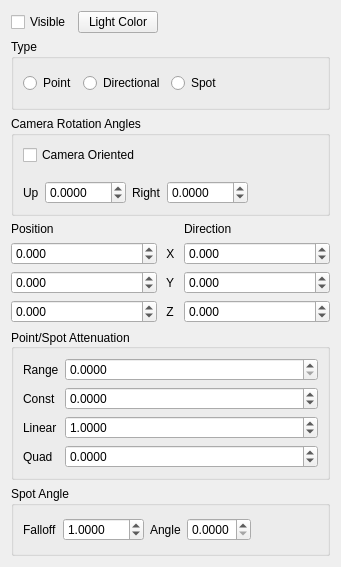
<?xml version="1.0" encoding="UTF-8"?>
<ui version="4.0">
 <class>LightProp</class>
 <widget class="QWidget" name="LightProp">
  <property name="geometry">
   <rect>
    <x>0</x>
    <y>0</y>
    <width>341</width>
    <height>567</height>
   </rect>
  </property>
  <property name="windowTitle">
   <string>Form</string>
  </property>
  <layout class="QVBoxLayout" name="verticalLayout_2">
   <item>
    <layout class="QHBoxLayout" name="horizontalLayout_4">
     <property name="topMargin">
      <number>0</number>
     </property>
     <property name="bottomMargin">
      <number>0</number>
     </property>
     <item>
      <widget class="QCheckBox" name="visibleBox">
       <property name="text">
        <string>Visible</string>
       </property>
      </widget>
     </item>
     <item>
      <widget class="QPushButton" name="chooseCamlight">
       <property name="text">
        <string>Light Color</string>
       </property>
      </widget>
     </item>
     <item>
      <spacer name="horizontalSpacer">
       <property name="orientation">
        <enum>Qt::Horizontal</enum>
       </property>
       <property name="sizeHint" stdset="0">
        <size>
         <width>40</width>
         <height>20</height>
        </size>
       </property>
      </spacer>
     </item>
    </layout>
   </item>
   <item>
    <widget class="QGroupBox" name="groupBox_2">
     <property name="sizePolicy">
      <sizepolicy hsizetype="Preferred" vsizetype="Minimum">
       <horstretch>0</horstretch>
       <verstretch>0</verstretch>
      </sizepolicy>
     </property>
     <property name="title">
      <string>Type</string>
     </property>
     <layout class="QHBoxLayout" name="horizontalLayout">
      <item>
       <widget class="QRadioButton" name="pointRadio">
        <property name="text">
         <string>Point</string>
        </property>
       </widget>
      </item>
      <item>
       <widget class="QRadioButton" name="dirRadio">
        <property name="text">
         <string>Directional</string>
        </property>
       </widget>
      </item>
      <item>
       <widget class="QRadioButton" name="spotRadio">
        <property name="text">
         <string>Spot</string>
        </property>
       </widget>
      </item>
      <item>
       <spacer name="horizontalSpacer_2">
        <property name="orientation">
         <enum>Qt::Horizontal</enum>
        </property>
        <property name="sizeHint" stdset="0">
         <size>
          <width>40</width>
          <height>20</height>
         </size>
        </property>
       </spacer>
      </item>
     </layout>
    </widget>
   </item>
   <item>
    <widget class="QGroupBox" name="groupBox">
     <property name="title">
      <string>Camera Rotation Angles</string>
     </property>
     <layout class="QVBoxLayout" name="verticalLayout">
      <item>
       <widget class="QCheckBox" name="orientedBox">
        <property name="text">
         <string>Camera Oriented</string>
        </property>
       </widget>
      </item>
      <item>
       <layout class="QHBoxLayout" name="horizontalLayout_2">
        <property name="topMargin">
         <number>10</number>
        </property>
        <item>
         <widget class="QLabel" name="label_3">
          <property name="text">
           <string>Up</string>
          </property>
         </widget>
        </item>
        <item>
         <widget class="QDoubleSpinBox" name="phi">
          <property name="decimals">
           <number>4</number>
          </property>
          <property name="minimum">
           <double>-100.000000000000000</double>
          </property>
          <property name="maximum">
           <double>100.000000000000000</double>
          </property>
          <property name="singleStep">
           <double>0.314159000000000</double>
          </property>
         </widget>
        </item>
        <item>
         <widget class="QLabel" name="label_2">
          <property name="text">
           <string>Right</string>
          </property>
         </widget>
        </item>
        <item>
         <widget class="QDoubleSpinBox" name="theta">
          <property name="decimals">
           <number>4</number>
          </property>
          <property name="minimum">
           <double>-100.000000000000000</double>
          </property>
          <property name="maximum">
           <double>100.000000000000000</double>
          </property>
          <property name="singleStep">
           <double>0.314159000000000</double>
          </property>
         </widget>
        </item>
        <item>
         <spacer name="horizontalSpacer_3">
          <property name="orientation">
           <enum>Qt::Horizontal</enum>
          </property>
          <property name="sizeHint" stdset="0">
           <size>
            <width>40</width>
            <height>20</height>
           </size>
          </property>
         </spacer>
        </item>
       </layout>
      </item>
     </layout>
    </widget>
   </item>
   <item>
    <layout class="QGridLayout" name="gridLayout">
     <property name="bottomMargin">
      <number>0</number>
     </property>
     <item row="3" column="0">
      <widget class="QDoubleSpinBox" name="posz">
       <property name="decimals">
        <number>3</number>
       </property>
       <property name="minimum">
        <double>-100000.000000000000000</double>
       </property>
       <property name="maximum">
        <double>100000.000000000000000</double>
       </property>
      </widget>
     </item>
     <item row="0" column="0">
      <widget class="QLabel" name="label_8">
       <property name="text">
        <string>Position</string>
       </property>
      </widget>
     </item>
     <item row="1" column="0">
      <widget class="QDoubleSpinBox" name="posx">
       <property name="decimals">
        <number>3</number>
       </property>
       <property name="minimum">
        <double>-100000.000000000000000</double>
       </property>
       <property name="maximum">
        <double>100000.000000000000000</double>
       </property>
      </widget>
     </item>
     <item row="2" column="1">
      <widget class="QLabel" name="label_15">
       <property name="sizePolicy">
        <sizepolicy hsizetype="Minimum" vsizetype="Preferred">
         <horstretch>0</horstretch>
         <verstretch>0</verstretch>
        </sizepolicy>
       </property>
       <property name="text">
        <string> Y</string>
       </property>
      </widget>
     </item>
     <item row="2" column="2">
      <widget class="QDoubleSpinBox" name="diry">
       <property name="decimals">
        <number>3</number>
       </property>
       <property name="minimum">
        <double>-100000.000000000000000</double>
       </property>
       <property name="maximum">
        <double>100000.000000000000000</double>
       </property>
      </widget>
     </item>
     <item row="1" column="1">
      <widget class="QLabel" name="label_14">
       <property name="sizePolicy">
        <sizepolicy hsizetype="Minimum" vsizetype="Preferred">
         <horstretch>0</horstretch>
         <verstretch>0</verstretch>
        </sizepolicy>
       </property>
       <property name="maximumSize">
        <size>
         <width>15</width>
         <height>16777215</height>
        </size>
       </property>
       <property name="text">
        <string> X</string>
       </property>
      </widget>
     </item>
     <item row="2" column="0">
      <widget class="QDoubleSpinBox" name="posy">
       <property name="decimals">
        <number>3</number>
       </property>
       <property name="minimum">
        <double>-100000.000000000000000</double>
       </property>
       <property name="maximum">
        <double>100000.000000000000000</double>
       </property>
      </widget>
     </item>
     <item row="0" column="2">
      <widget class="QLabel" name="label_17">
       <property name="text">
        <string>Direction</string>
       </property>
      </widget>
     </item>
     <item row="3" column="2">
      <widget class="QDoubleSpinBox" name="dirz">
       <property name="decimals">
        <number>3</number>
       </property>
       <property name="minimum">
        <double>-100000.000000000000000</double>
       </property>
       <property name="maximum">
        <double>100000.000000000000000</double>
       </property>
      </widget>
     </item>
     <item row="3" column="1">
      <widget class="QLabel" name="label_16">
       <property name="sizePolicy">
        <sizepolicy hsizetype="Minimum" vsizetype="Preferred">
         <horstretch>0</horstretch>
         <verstretch>0</verstretch>
        </sizepolicy>
       </property>
       <property name="text">
        <string> Z</string>
       </property>
      </widget>
     </item>
     <item row="1" column="2">
      <widget class="QDoubleSpinBox" name="dirx">
       <property name="decimals">
        <number>3</number>
       </property>
       <property name="minimum">
        <double>-100000.000000000000000</double>
       </property>
       <property name="maximum">
        <double>100000.000000000000000</double>
       </property>
      </widget>
     </item>
    </layout>
   </item>
   <item>
    <widget class="QGroupBox" name="groupBox_3">
     <property name="title">
      <string>Point/Spot Attenuation</string>
     </property>
     <property name="alignment">
      <set>Qt::AlignLeading|Qt::AlignLeft|Qt::AlignVCenter</set>
     </property>
     <layout class="QFormLayout" name="formLayout">
      <property name="formAlignment">
       <set>Qt::AlignLeading|Qt::AlignLeft|Qt::AlignTop</set>
      </property>
      <item row="0" column="0">
       <widget class="QLabel" name="label_4">
        <property name="text">
         <string>Range</string>
        </property>
       </widget>
      </item>
      <item row="1" column="0">
       <widget class="QLabel" name="label_5">
        <property name="text">
         <string>Const</string>
        </property>
       </widget>
      </item>
      <item row="2" column="0">
       <widget class="QLabel" name="label_6">
        <property name="text">
         <string>Linear</string>
        </property>
       </widget>
      </item>
      <item row="3" column="0">
       <widget class="QLabel" name="label_7">
        <property name="text">
         <string>Quad</string>
        </property>
       </widget>
      </item>
      <item row="0" column="1">
       <widget class="QDoubleSpinBox" name="lrange">
        <property name="decimals">
         <number>4</number>
        </property>
        <property name="maximum">
         <double>1000000.000000000000000</double>
        </property>
       </widget>
      </item>
      <item row="1" column="1">
       <widget class="QDoubleSpinBox" name="lconst">
        <property name="minimumSize">
         <size>
          <width>0</width>
          <height>0</height>
         </size>
        </property>
        <property name="decimals">
         <number>4</number>
        </property>
        <property name="minimum">
         <double>-99.989999999999995</double>
        </property>
       </widget>
      </item>
      <item row="2" column="1">
       <widget class="QDoubleSpinBox" name="linear">
        <property name="decimals">
         <number>4</number>
        </property>
        <property name="minimum">
         <double>-99.989999999999995</double>
        </property>
        <property name="value">
         <double>1.000000000000000</double>
        </property>
       </widget>
      </item>
      <item row="3" column="1">
       <widget class="QDoubleSpinBox" name="quad">
        <property name="decimals">
         <number>4</number>
        </property>
        <property name="minimum">
         <double>-99.989999999999995</double>
        </property>
       </widget>
      </item>
     </layout>
    </widget>
   </item>
   <item>
    <widget class="QGroupBox" name="groupBox_4">
     <property name="title">
      <string>Spot Angle</string>
     </property>
     <property name="flat">
      <bool>false</bool>
     </property>
     <property name="checkable">
      <bool>false</bool>
     </property>
     <layout class="QHBoxLayout" name="horizontalLayout_3">
      <item>
       <widget class="QLabel" name="label_10">
        <property name="text">
         <string>Falloff</string>
        </property>
       </widget>
      </item>
      <item>
       <widget class="QDoubleSpinBox" name="falloff">
        <property name="sizePolicy">
         <sizepolicy hsizetype="Minimum" vsizetype="Fixed">
          <horstretch>0</horstretch>
          <verstretch>0</verstretch>
         </sizepolicy>
        </property>
        <property name="decimals">
         <number>4</number>
        </property>
        <property name="minimum">
         <double>-100.000000000000000</double>
        </property>
        <property name="maximum">
         <double>100.000000000000000</double>
        </property>
        <property name="singleStep">
         <double>0.010000000000000</double>
        </property>
        <property name="value">
         <double>1.000000000000000</double>
        </property>
       </widget>
      </item>
      <item>
       <widget class="QLabel" name="label_9">
        <property name="text">
         <string>Angle</string>
        </property>
       </widget>
      </item>
      <item>
       <widget class="QDoubleSpinBox" name="spotangle">
        <property name="decimals">
         <number>4</number>
        </property>
        <property name="minimum">
         <double>0.000000000000000</double>
        </property>
        <property name="maximum">
         <double>6.283200000000000</double>
        </property>
        <property name="singleStep">
         <double>0.314100000000000</double>
        </property>
       </widget>
      </item>
      <item>
       <spacer name="horizontalSpacer_4">
        <property name="orientation">
         <enum>Qt::Horizontal</enum>
        </property>
        <property name="sizeHint" stdset="0">
         <size>
          <width>40</width>
          <height>20</height>
         </size>
        </property>
       </spacer>
      </item>
     </layout>
    </widget>
   </item>
  </layout>
 </widget>
 <resources/>
 <connections/>
</ui>
